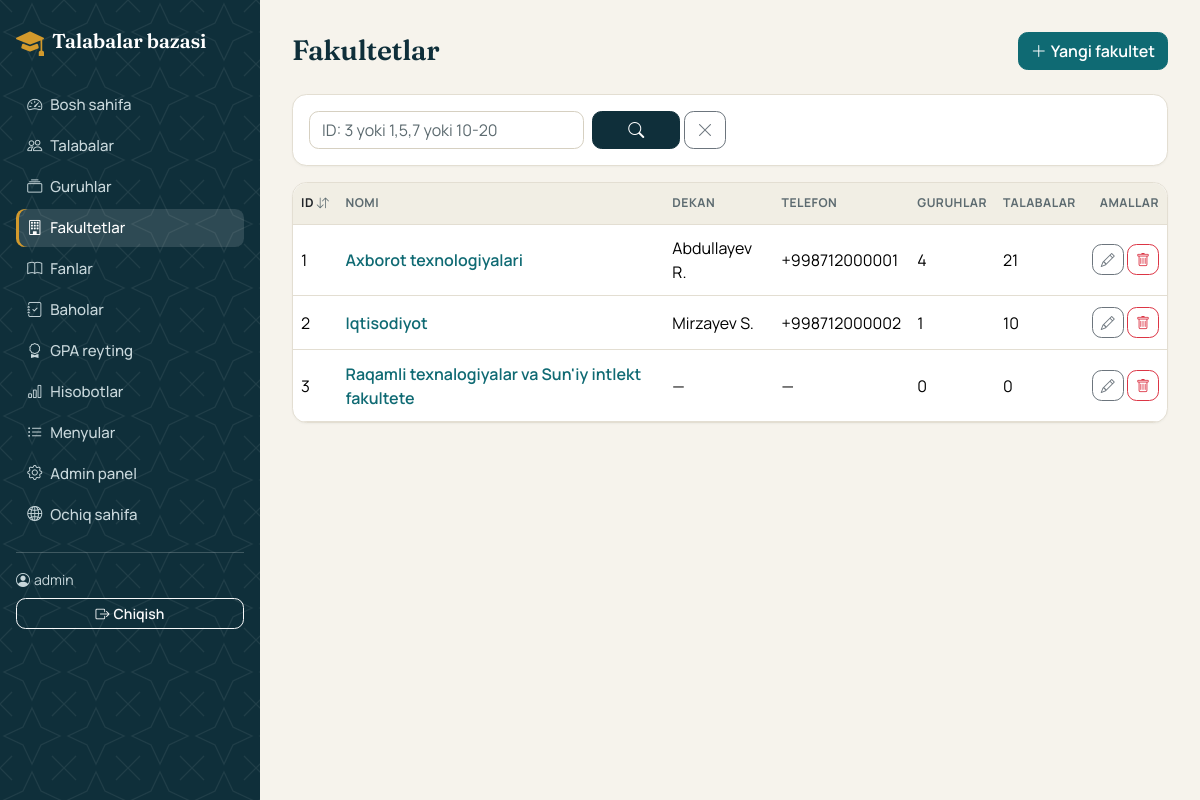
The page /fakultetlar/ (signed in) on the database as committed earlier.
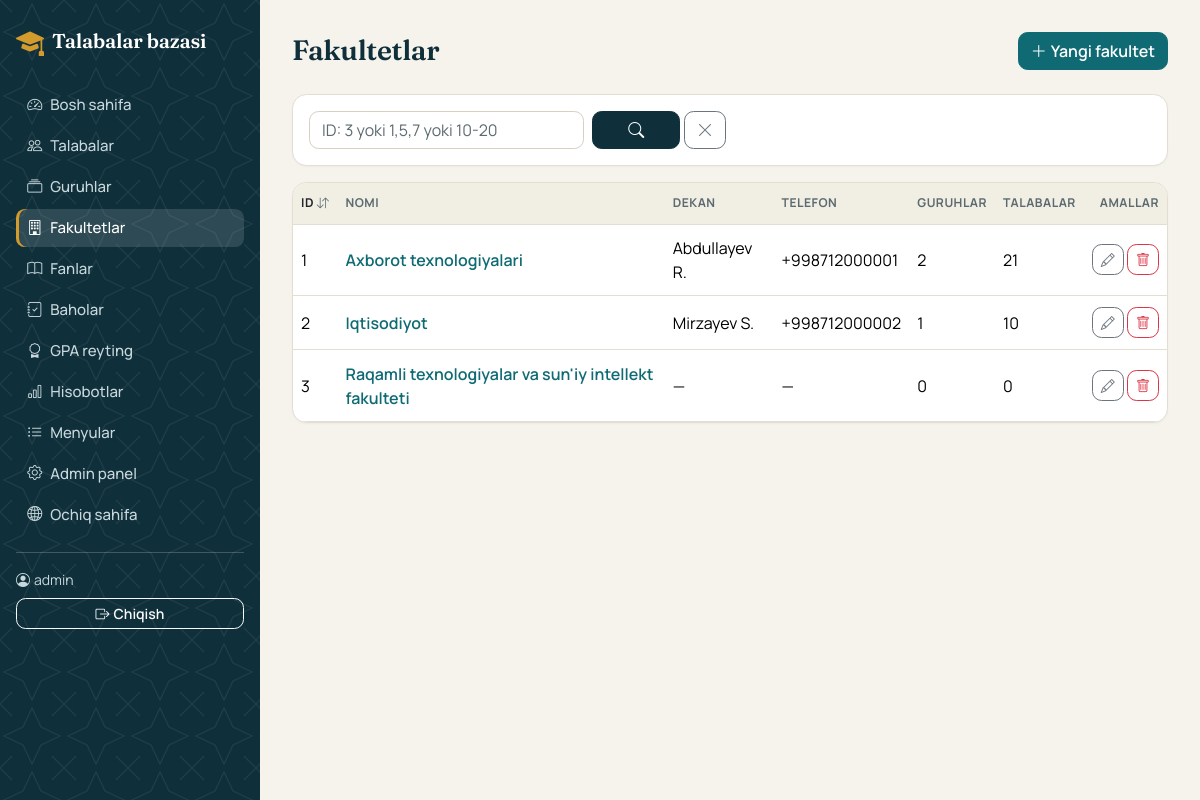
The same page on the database as committed later.
### talabalar/models.py (models this page shows, shortened)
class Fakultet(models.Model):
    nomi = models.CharField("Nomi", max_length=150, unique=True)
    dekan = models.CharField("Dekan", max_length=150, blank=True)
    telefon = models.CharField("Telefon", max_length=20, blank=True)
    class Meta:
        verbose_name = "Fakultet"
        verbose_name_plural = "Fakultetlar"
        ordering = ["nomi"]

### talabalar/views.py (the view)
# urls.py: path("fakultetlar/", views.FakultetList.as_view(), name="fakultet_list"),
class FakultetList(IdRoyxatMixin, ListView):
    template_name = "talabalar/fakultet_list.html"
    queryset = Fakultet.objects.annotate(
        guruh_soni=Count("guruhlar", distinct=True), talaba_soni=Count("guruhlar__talabalar")
    )

### talabalar/context_processors.py (called while the page is built)
def menyular(request):
    return {"menyular": Menyu.objects.all(), "vaqtinchalik_baza": settings.VERCEL}

### talabalar/views.py (called while the page is built)
    def get_queryset(self):
        qs = super().get_queryset()
        g = self.request.GET
        if matn := g.get("id", "").strip():
            shart = id_sharti(matn)
            if shart is None:
                messages.error(self.request, "ID noto'g'ri kiritildi. Namuna: 3 yoki 1,5,7 yoki 10-20")
                return qs.none()
            qs = qs.filter(shart)
        if g.get("tartib") in ("id", "-id"):
            qs = qs.order_by(g["tartib"])
        return qs

    def get_context_data(self, **kwargs):
        ctx = super().get_context_data(**kwargs)
        params = self.request.GET.copy()
        params.pop("page", None)
        querystring = params.urlencode()
        params.pop("tartib", None)
        ctx.update(
            filtr=self.request.GET,
            querystring=querystring,
            tartibsiz_querystring=params.urlencode(),
            keyingi_tartib="-id" if self.request.GET.get("tartib") == "id" else "id",
        )
        return ctx

### talabalar/templates/talabalar/fakultet_list.html
{% extends "talabalar/base.html" %}
{% block content %}
<div class="d-flex flex-wrap gap-2 justify-content-between align-items-center mb-4">
  <h3 class="mb-0">Fakultetlar</h3>
  <a href="{% url 'fakultet_create' %}" class="btn btn-primary"><i class="bi bi-plus-lg me-1"></i>Yangi fakultet</a>
</div>
{% include "talabalar/_id_filtr.html" %}
<div class="card"><div class="table-responsive">
  <table class="table table-hover align-middle mb-0">
    <thead class="table-light"><tr>{% include "talabalar/_id_sarlavha.html" %}<th>Nomi</th><th>Dekan</th><th>Telefon</th><th>Guruhlar</th><th>Talabalar</th><th class="text-end">Amallar</th></tr></thead>
    <tbody>
    {% for f in object_list %}
      <tr>
        <td>{{ f.pk }}</td>
        <td class="fw-semibold"><a href="{% url 'talaba_list' %}?fakultet={{ f.pk }}" class="text-decoration-none">{{ f.nomi }}</a></td>
        <td>{{ f.dekan|default:"—" }}</td><td>{{ f.telefon|default:"—" }}</td>
        <td>{{ f.guruh_soni }}</td><td>{{ f.talaba_soni }}</td>
        <td class="text-end text-nowrap">
          <a href="{% url 'fakultet_update' f.pk %}" class="btn btn-sm btn-outline-secondary" title="Tahrirlash" aria-label="Tahrirlash"><i class="bi bi-pencil"></i></a>
          <a href="{% url 'fakultet_delete' f.pk %}" class="btn btn-sm btn-outline-danger" title="O'chirish" aria-label="O'chirish"><i class="bi bi-trash"></i></a>
        </td>
      </tr>
    {% empty %}<tr><td colspan="7" class="text-center text-muted py-4">Fakultetlar yo'q</td></tr>{% endfor %}
    </tbody>
  </table>
</div></div>
{% endblock %}

Rows that differ between the two databases and show on the page:
computed for Fakultet "Axborot texnologiyalari": guruh_soni "4" → "2"
changed Fakultet id 3: nomi "Raqamli texnalogiyalar va Sun'iy intlekt fakultete" → "Raqamli texnologiyalar va sun'iy intellekt fakulteti"
